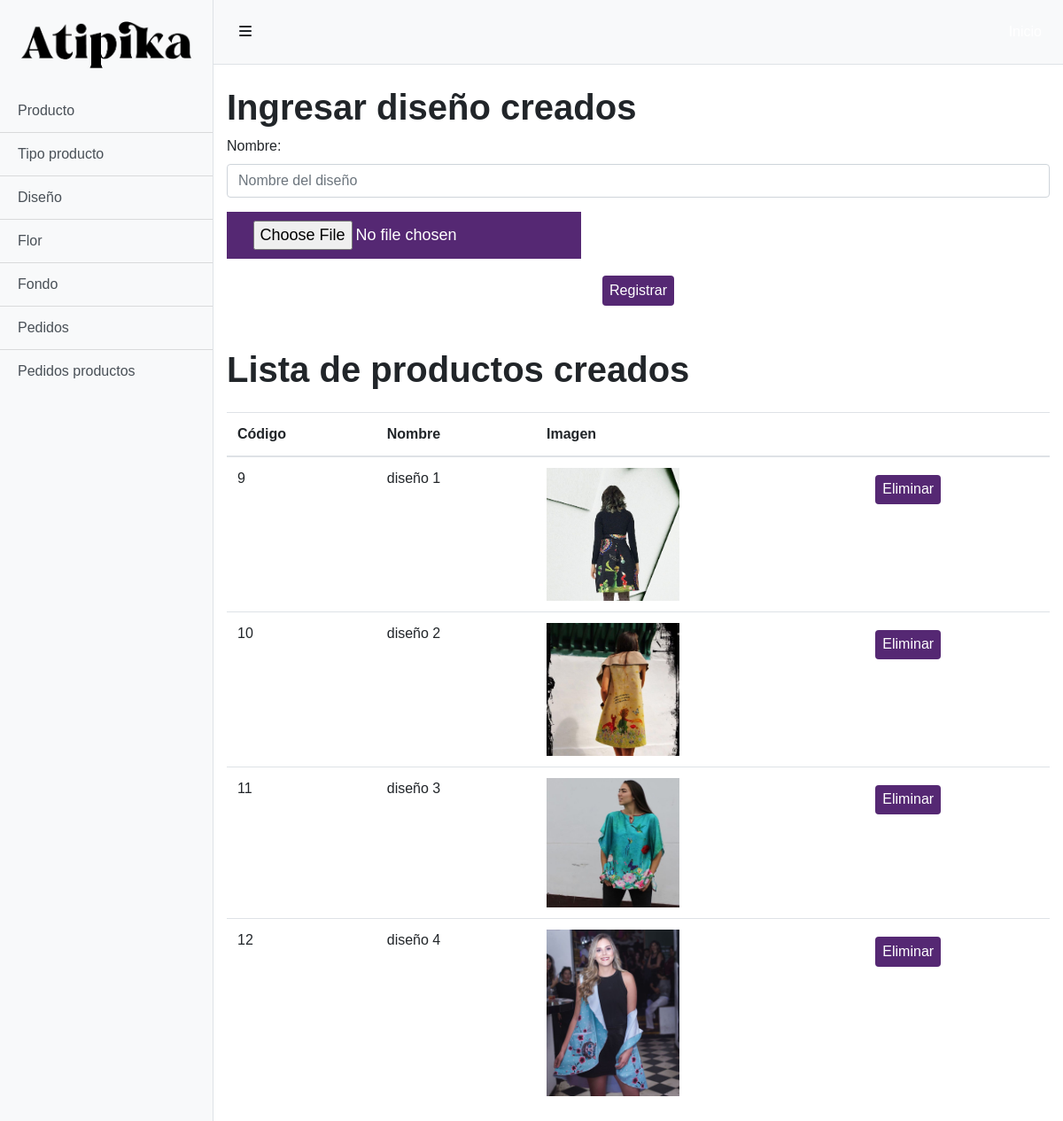
Page /admin/producto.php (signed in) on the committed database.
### conexion.php (called while the page is built, shortened)
<?php
$urlimagen="http://localhost/GIT/atipika/images/";
?>

### admin/producto.php (the view, shortened to what this page needs)
<?php
include '../conexion.php';
?>
<!DOCTYPE html>
<html lang="es">
    <head>
        <link rel="stylesheet" href="https://cdn.jsdelivr.net/npm/bootstrap@4.5.3/dist/css/bootstrap.min.css">
        <link href="simple-sidebar.css" rel="stylesheet">
        <link href="../css/estilo.css" rel="stylesheet">
    </head>
    <body>
        <div class="d-flex" id="wrapper">
            <div class="bg-light border-right" id="sidebar-wrapper">
                <div class="list-group list-group-flush">
                <div class="p-4"><a href="../index.php"><img src="../img/logo-01.png"></a>
                </div>
                    <a href="producto.php" class="list-group-item list-group-item-action bg-light">Producto</a>
                    <a href="tipo_producto.php" class="list-group-item list-group-item-action bg-light">Tipo producto</a>
                    <a href="diseño.php" class="list-group-item list-group-item-action bg-light">Diseño</a>
                    <a href="flor.php" class="list-group-item list-group-item-action bg-light">Flor</a>
                    <a href="fondo.php" class="list-group-item list-group-item-action bg-light">Fondo</a>
                    <a href="pedidos.php" class="list-group-item list-group-item-action bg-light">Pedidos</a>
                    <a href="pedidos_diseno_hecho.php" class="list-group-item list-group-item-action bg-light">Pedidos productos</a>
                </div>
            </div>
            <div id="page-content-wrapper">
                <nav class="navbar navbar-expand-lg navbar-light bg-light border-bottom">
                <button class="btn btn-admin toggled" id="menu-toggle"><i class="fas fa-bars"></i></button>
                    <div class="collapse navbar-collapse" id="navbarSupportedContent">
                        <ul class="navbar-nav ml-auto mt-2 mt-lg-0">
                            <li class="nav-item">
                                <a class="nav-link" href="../index.php">Inicio
                                    <span class="sr-only">(current)</span></a>
                            </li>
                        </ul>
                    </div>
                </nav>
            <div class="container-fluid">
                    <h1 class="mt-4">Ingresar diseño creados</h1>
                    <form action="controlador/ingresar_producto.php" name="add_form" method="POST" enctype="multipart/form-data">
                        <div class="form-group">
                            <label>Nombre:</label>
                                <input type="text" name="nombre" class="form-control" placeholder="Nombre del diseño" required>
                        </div>
                        <div class="form-group">
                                <div class="custom-input-file col-md-6 col-sm-6 col-xs-6">
                                <input type="file" name ="img1" id="fichero-tarifas" class="input-file" required>
                                </div>
                                <br><br>
                        </div>
                        <div class="form-group text-center mb-5">
                            <button type="submit" class="btn btn-color">Registrar</button>
                        </div>
                    </form>
            </div>
            <div class="container-fluid">
                <h1 class="mt-4">Lista de productos creados</h1>
                <div class="mt-4">
                    <table class="table table-hover">
                        <thead class="thead">
                            <th>Código</th>
                            <th>Nombre</th>
                            <th>Imagen</th>
                            <th></th>
                        </thead>
                        <?php
                        $sel = $conn ->query("SELECT * FROM tbldiseñohechos");
                        while ($fila = $sel -> fetch_assoc()) {
                        ?>
                        <tr>
                            <td><?php echo $fila['cod_diseño_hecho'] ?></td>
                            <td><?php echo $fila['nombre'] ?></td>
                            <td><img src="<?php echo $urlimagen.$fila['imagen'];?>" width="150px"></td>
                            <td><a href="#" onclick="preguntar(<?php echo $fila['cod_diseño_hecho']?>)"><button class="btn btn-color">Eliminar</button></a></td>
                        </tr>
                        <?php } ?>
                    </table>
                </div>
            </div>
        </div>
    </body>
</html>

### admin/simple-sidebar.css (style rules this page uses)
.custom-input-file { background-color: #552873; color: #fff; cursor: pointer; font-size: 18px; font-weight: bold; min-height: 15px; float: left; padding: 10px; text-align: center; width: 400px; }
#wrapper { overflow-x: hidden; }
#sidebar-wrapper { min-height: 100vh; margin-left: -15rem; -webkit-transition: margin .25s ease-out; -moz-transition: margin .25s ease-out; -o-transition: margin .25s ease-out; transition: margin .25s ease-out; }
#sidebar-wrapper .list-group { width: 15rem; }
#page-content-wrapper { min-width: 100vw; }
@media (min-width: 768px) { #sidebar-wrapper { margin-left: 0; } }
@media (min-width: 768px) { #page-content-wrapper { min-width: 0; width: 100%; } }

### css/estilo.css (style rules this page uses)
* { transition: all 0.3s; margin: 0; max-width: 100%; }
html, body { font-family: 'Raleway', sans-serif; }
h1, h2, h3 { font-weight: 700; }
.btn-color { background-color: #552873; color: #ffffff; border: none; font-size: 1rem; padding: 0.3rem 0.5rem; margin-top: 0.5rem; }
.navbar { padding: 1rem; }
nav a { color: #ffffff !important; text-decoration: none; transition: 0.2s; }

### rows in the picture
tbldiseñohechos: cod_diseño_hecho "9", nombre "diseño 1", imagen (picture)
tbldiseñohechos: cod_diseño_hecho "10", nombre "diseño 2", imagen (picture)
tbldiseñohechos: cod_diseño_hecho "11", nombre "diseño 3", imagen (picture)
tbldiseñohechos: cod_diseño_hecho "12", nombre "diseño 4", imagen (picture)
